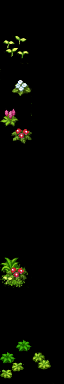

A 2D game scene composited from a Tiled map and its tileset images. What follows is a short description and the map's XML, with every tile layer's data as written:
An orthogonal 2x12 tile map with 32x32 px tiles, 1 tile layer (BG), 5 tilesets.

<map version="1.0" orientation="orthogonal" renderorder="right-down" width="2" height="12" tilewidth="32" tileheight="32" nextobjectid="1">
 <tileset firstgid="1" name="discordantTriggers" tilewidth="32" tileheight="32" tilecount="900" columns="30">
  <image source="../../tilesets/discordantTriggers.png" width="960" height="960" />
 </tileset>
 <tileset firstgid="901" name="indrahWilderness" tilewidth="32" tileheight="32" tilecount="220" columns="10">
  <image source="../../tilesets/indrahWilderness.png" width="320" height="704" />
 </tileset>
 <tileset firstgid="1121" name="Inq XP WM - World Map" tilewidth="32" tileheight="32" tilecount="4112" columns="8">
  <image source="../../tilesets/Inq XP WM - World Map.png" width="256" height="16448" />
 </tileset>
 <tileset firstgid="5233" name="Inq XP WM - Medium Water" tilewidth="32" tileheight="32" tilecount="48" columns="12">
  <image source="../../tilesets/Inq XP WM - Medium Water.png" width="384" height="128" />
 </tileset>
 <tileset firstgid="5281" name="Inq XP WM - Shallows" tilewidth="32" tileheight="32" tilecount="48" columns="12">
  <image source="../../tilesets/Inq XP WM - Shallows.png" width="384" height="128" />
 </tileset>
 <layer name="BG" width="2" height="12">
  <data encoding="csv">
0,0,
1055,0,
1051,0,
1052,0,
1053,0,
0,0,
0,0,
0,0,
1073,0,
0,0,
1057,1058,
1067,1068
</data>
 </layer>
</map>
